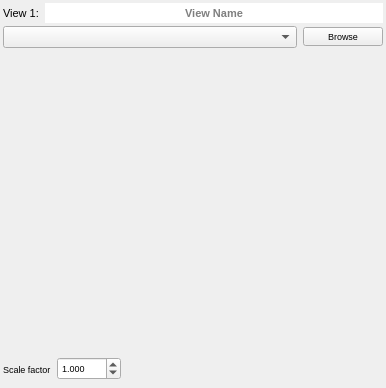
<?xml version="1.0" encoding="UTF-8"?>
<ui version="4.0">
 <class>ViewWidget</class>
 <widget class="QWidget" name="ViewWidget">
  <property name="geometry">
   <rect>
    <x>0</x>
    <y>0</y>
    <width>386</width>
    <height>388</height>
   </rect>
  </property>
  <layout class="QVBoxLayout" name="verticalLayout">
   <property name="spacing">
    <number>3</number>
   </property>
   <property name="margin">
    <number>3</number>
   </property>
   <item>
    <widget class="QWidget" name="widget_2" native="true">
     <layout class="QHBoxLayout" name="horizontalLayout">
      <property name="margin">
       <number>0</number>
      </property>
      <item>
       <widget class="QLabel" name="label">
        <property name="font">
         <font>
          <pointsize>8</pointsize>
         </font>
        </property>
        <property name="text">
         <string>View 1:</string>
        </property>
       </widget>
      </item>
      <item>
       <widget class="QLineEdit" name="lineEdit">
        <property name="font">
         <font>
          <pointsize>8</pointsize>
          <weight>75</weight>
          <bold>true</bold>
         </font>
        </property>
        <property name="frame">
         <bool>false</bool>
        </property>
        <property name="alignment">
         <set>Qt::AlignCenter</set>
        </property>
        <property name="placeholderText">
         <string>View Name</string>
        </property>
       </widget>
      </item>
     </layout>
    </widget>
   </item>
   <item>
    <widget class="QWidget" name="widget_26" native="true">
     <layout class="QHBoxLayout" name="horizontalLayout_26">
      <property name="margin">
       <number>0</number>
      </property>
      <item>
       <widget class="QComboBox" name="selectRenderFile">
        <property name="sizePolicy">
         <sizepolicy hsizetype="Expanding" vsizetype="Fixed">
          <horstretch>0</horstretch>
          <verstretch>0</verstretch>
         </sizepolicy>
        </property>
        <property name="font">
         <font>
          <pointsize>7</pointsize>
         </font>
        </property>
        <property name="editable">
         <bool>false</bool>
        </property>
       </widget>
      </item>
      <item>
       <widget class="QPushButton" name="browseRenderFile">
        <property name="font">
         <font>
          <pointsize>7</pointsize>
         </font>
        </property>
        <property name="text">
         <string>Browse</string>
        </property>
       </widget>
      </item>
     </layout>
    </widget>
   </item>
   <item>
    <widget class="RenderWidget" name="render_widget" native="true">
     <property name="sizePolicy">
      <sizepolicy hsizetype="Expanding" vsizetype="Expanding">
       <horstretch>0</horstretch>
       <verstretch>0</verstretch>
      </sizepolicy>
     </property>
    </widget>
   </item>
   <item>
    <widget class="QWidget" name="widget" native="true">
     <layout class="QHBoxLayout" name="horizontalLayout_2">
      <property name="margin">
       <number>0</number>
      </property>
      <item>
       <widget class="QLabel" name="label_2">
        <property name="font">
         <font>
          <pointsize>7</pointsize>
         </font>
        </property>
        <property name="text">
         <string>Scale factor</string>
        </property>
       </widget>
      </item>
      <item>
       <widget class="QDoubleSpinBox" name="scaleFactor">
        <property name="font">
         <font>
          <pointsize>7</pointsize>
         </font>
        </property>
        <property name="decimals">
         <number>3</number>
        </property>
        <property name="minimum">
         <double>0.001000000000000</double>
        </property>
        <property name="maximum">
         <double>1000.000000000000000</double>
        </property>
        <property name="singleStep">
         <double>0.010000000000000</double>
        </property>
        <property name="value">
         <double>1.000000000000000</double>
        </property>
       </widget>
      </item>
      <item>
       <spacer name="horizontalSpacer">
        <property name="orientation">
         <enum>Qt::Horizontal</enum>
        </property>
        <property name="sizeHint" stdset="0">
         <size>
          <width>40</width>
          <height>20</height>
         </size>
        </property>
       </spacer>
      </item>
      <item>
       <widget class="QToolButton" name="layerProperties">
        <property name="font">
         <font>
          <pointsize>7</pointsize>
         </font>
        </property>
        <property name="toolTip">
         <string>Open the properties of this layer</string>
        </property>
        <property name="icon">
         <iconset>
          <normaloff>:/plugins/AcATaMa/icons/layer_properties.svg</normaloff>:/plugins/AcATaMa/icons/layer_properties.svg</iconset>
        </property>
        <property name="iconSize">
         <size>
          <width>32</width>
          <height>25</height>
         </size>
        </property>
        <property name="autoRaise">
         <bool>true</bool>
        </property>
       </widget>
      </item>
     </layout>
    </widget>
   </item>
  </layout>
 </widget>
 <customwidgets>
  <customwidget>
   <class>RenderWidget</class>
   <extends>QWidget</extends>
   <header>AcATaMa.gui.validation_view_widget</header>
   <container>1</container>
  </customwidget>
 </customwidgets>
 <resources/>
 <connections/>
</ui>
